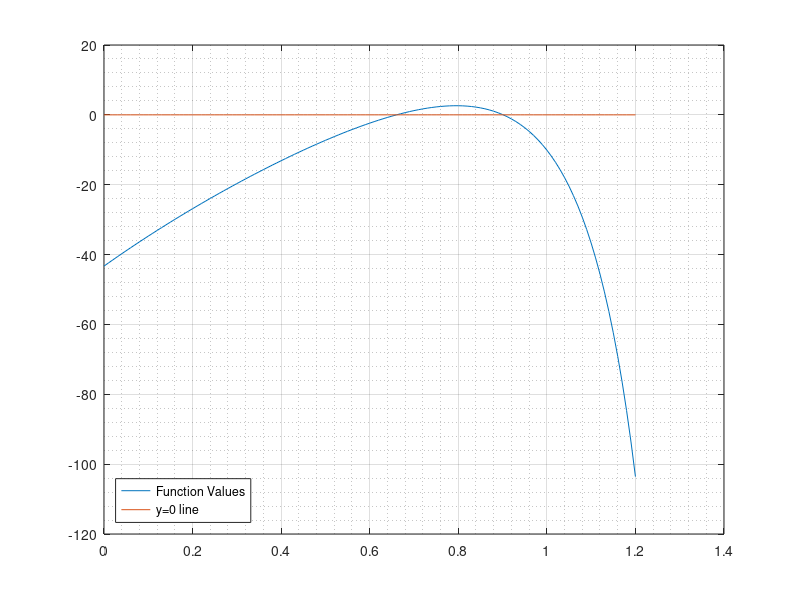

The MATLAB source for this figure: (Note: this script raises an error after producing the figure.)
close all; clear; clc;
%--------------------------------------------------------------------------------------

f = @(x) ( (tan(x) * 90 ) - ( (9.8 * 90^2 ) ./ ( 2 * 30^2 * (cos(x)).^2 ) ) + (1.8 - 1) );


xVals = 0 : 0.01 : pi/2.6;
yVals = f(xVals);
xLine = zeros(1,length(xVals));
plot(xVals, yVals, xVals, xLine);
grid on;
grid minor;
legend('Function Values', 'y=0 line', 'location', 'southwest');

es = .005;

[rootSM, nIterSM] = secantMethod_1605063(f,0.8,1.2,es,1000);

[rootFP, nIterFP] = falsePositionMethod_1605063(f,0.8,1.2,es,1000);
